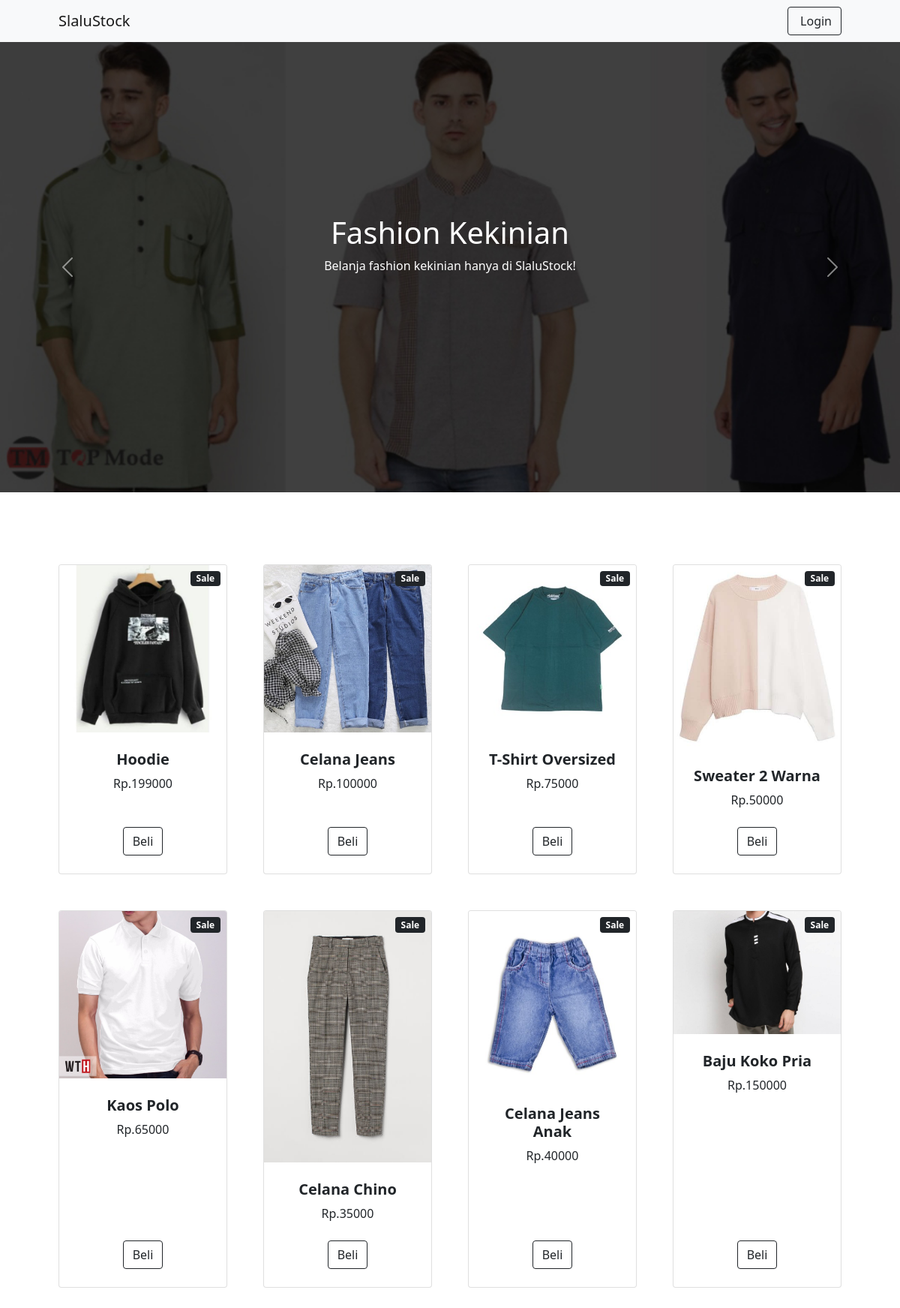
The app's page /home.php with its own data.
### tables this page shows
CREATE TABLE `produk` (
  `kode_barang` varchar(6) NOT NULL,
  `nama_barang` varchar(50) NOT NULL,
  `harga` bigint(16) NOT NULL,
  `deskripsi_barang` text NOT NULL,
  `stok` bigint(16) NOT NULL,
  `gambar` varchar(255) NOT NULL
);

### home.php (the view, shortened to what this page needs)
<?php
include 'koneksi.php';
?>
<!DOCTYPE html>
<html lang="en">
<head>
    <link href="https://cdn.jsdelivr.net/npm/bootstrap-icons@1.5.0/font/bootstrap-icons.css" rel="stylesheet" />
    <link href="css/styles.css" rel="stylesheet" />
</head>
<body>
    <nav class="navbar navbar-expand-lg navbar-light bg-light">
        <div class="container px-4 px-lg-5">
            <a class="navbar-brand" href="#!">SlaluStock</a>
            <div class="collapse navbar-collapse" id="navbarSupportedContent">
                <form class="d-flex">
                    <?php
                    if (isset($_SESSION['username']) != "") {
                        echo "<a class='btn btn-outline-dark' href='logout.php'>
                        <i class='bi-user me-1'></i>
                        Logout
                    </a> &nbsp; &nbsp; <a class='btn btn-outline-dark' href='profile.php'>
                    <i class='bi-user me-1'></i>
                    Profile
                </a>";
                    } else {
                        echo "<a class='btn btn-outline-dark' href='login_user.php'>
                        <i class='bi-user me-1'></i>
                        Login
                    </a>";
                    }
                    ?>
                </form>
            </div>
        </div>
    </nav>
    <header class="bg-light">
        <center>
            <div id="carouselExampleInterval" class="carousel slide" data-bs-ride="carousel">
                <div class="carousel-inner">
                    <div class="carousel-item active" data-bs-interval="10000">
                        <img src="assets/img/Baju-Koko-Pria.jpg" class="d-block w-100" alt="...">
                        <div class="carousel-caption d-none d-md-block">
                            <h1>Fashion Kekinian</h1>
                            <p>Belanja fashion kekinian hanya di SlaluStock!</p>
                        </div>
                    </div>
                </div>
                <button class="carousel-control-prev" type="button" data-bs-target="#carouselExampleInterval" data-bs-slide="prev">
                    <span class="carousel-control-prev-icon" aria-hidden="true"></span>
                </button>
                <button class="carousel-control-next" type="button" data-bs-target="#carouselExampleInterval" data-bs-slide="next">
                    <span class="carousel-control-next-icon" aria-hidden="true"></span>
                </button>
            </div>
        </center>
    </header>
    <section class="py-5">
        <div class="container px-4 px-lg-5 mt-5">
            <div class="row gx-4 gx-lg-5 row-cols-2 row-cols-md-3 row-cols-xl-4 justify-content-center">
                <?php
                $data = mysqli_query($koneksi, "select * from produk");
                while ($d = mysqli_fetch_array($data)) {
                ?>
                    <div class="col mb-5">
                        <div class="card h-100">
                            <div class="badge bg-dark text-white position-absolute" style="top: 0.5rem; right: 0.5rem">Sale</div>
                            <img class="card-img-top" src="admin/aksi/gambar/<?php echo $d['gambar']; ?>" alt="..." />
                            <div class="card-body p-4">
                                <div class="text-center">
                                    <h5 class="fw-bolder"><?php echo $d['nama_barang']; ?></h5>
                                    Rp.<?php echo $d['harga']; ?>
                                </div>
                            </div>
                            <div class="card-footer p-4 pt-0 border-top-0 bg-transparent">
                                <div class="text-center"><a class="btn btn-outline-dark mt-auto" href="produk.php?kode=<?php echo $d['kode_barang']; ?>">Beli</a></div>
                            </div>
                        </div>
                    </div>
                <?php
                }
                ?>
            </div>
        </div>
    </section>
</body>
</html>

### home.php (style rules this page uses)
.carousel-caption { top: 35%; bottom: auto; }

### records on screen
produk: gambar (picture), nama_barang "Hoodie", harga "199000"
produk: gambar (picture), nama_barang "Celana Jeans", harga "100000"
produk: gambar (picture), nama_barang "T-Shirt Oversized", harga "75000"
produk: gambar (picture), nama_barang "Sweater 2 Warna", harga "50000"
produk: gambar (picture), nama_barang "Kaos Polo", harga "65000"
produk: gambar (picture), nama_barang "Celana Chino", harga "35000"
produk: gambar (picture), nama_barang "Celana Jeans Anak", harga "40000"
produk: gambar (picture), nama_barang "Baju Koko Pria", harga "150000"
